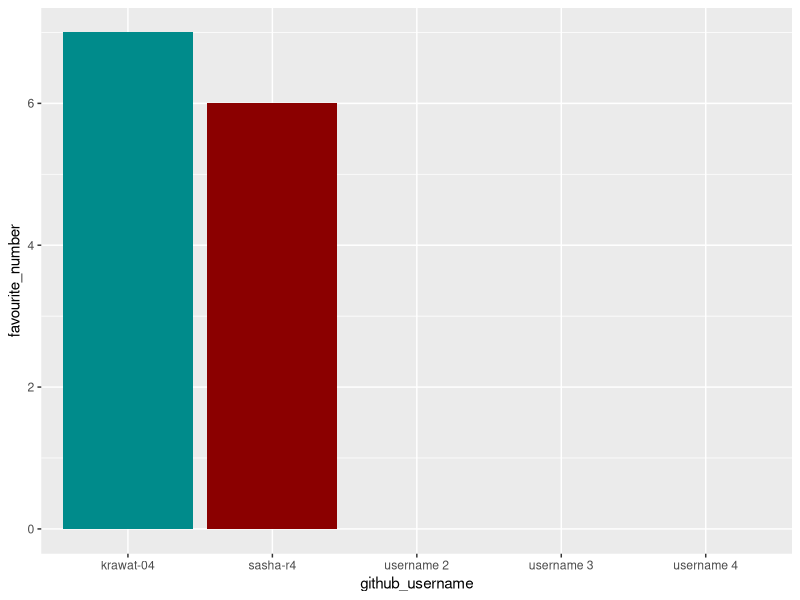
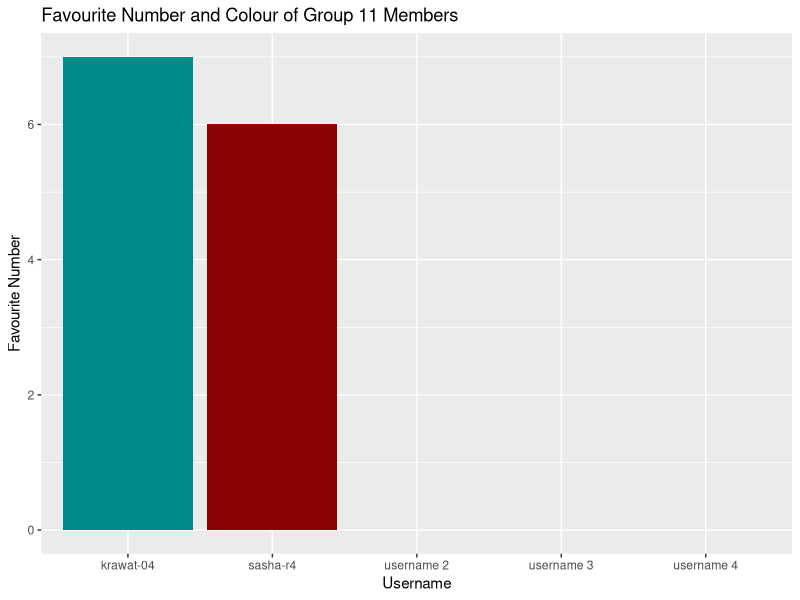
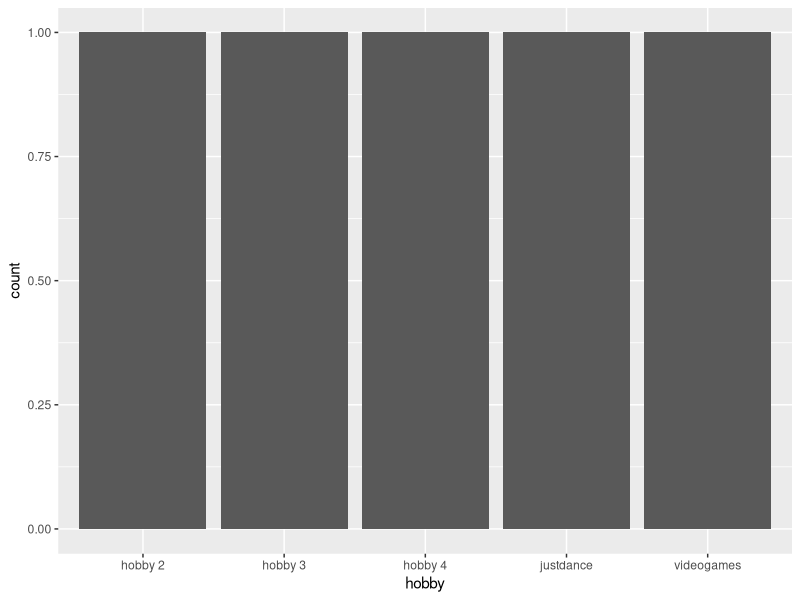

These figures' R source, in order:
## ---- chunk 1
library(tidyverse) 
## ---- chunk 2
team_data <- tibble(
  name = c("Sasha", "Keisha", "member 2", 
           "member 3", "member 4"),
  github_username = c("sasha-r4", "krawat-04", "username 2", 
                      "username 3", "username 4"), 
  colour = c("darkred", "darkcyan", "colour 2", 
             "colour 3", "colour 4"),
  hobby = c("videogames", "justdance", "hobby 2", 
            "hobby 3", "hobby 4"),
  favourite_number = c(6, 7, NA, NA, NA)
  )

team_data
## ---- chunk 3
p1 <- ggplot(data = team_data, 
             mapping = aes(x = github_username, 
                           y = favourite_number,
                           fill = colour), 
             ) +
   geom_col() +
   scale_fill_identity()
p1
## ---- chunk 4
p1 + labs(x = "Username", 
          y = "Favourite Number",
          title = "Favourite Number and Colour of Group 11 Members")
## ---- chunk 5
p2 <- ggplot(team_data, aes(x = hobby)) +
  geom_bar()
p2
